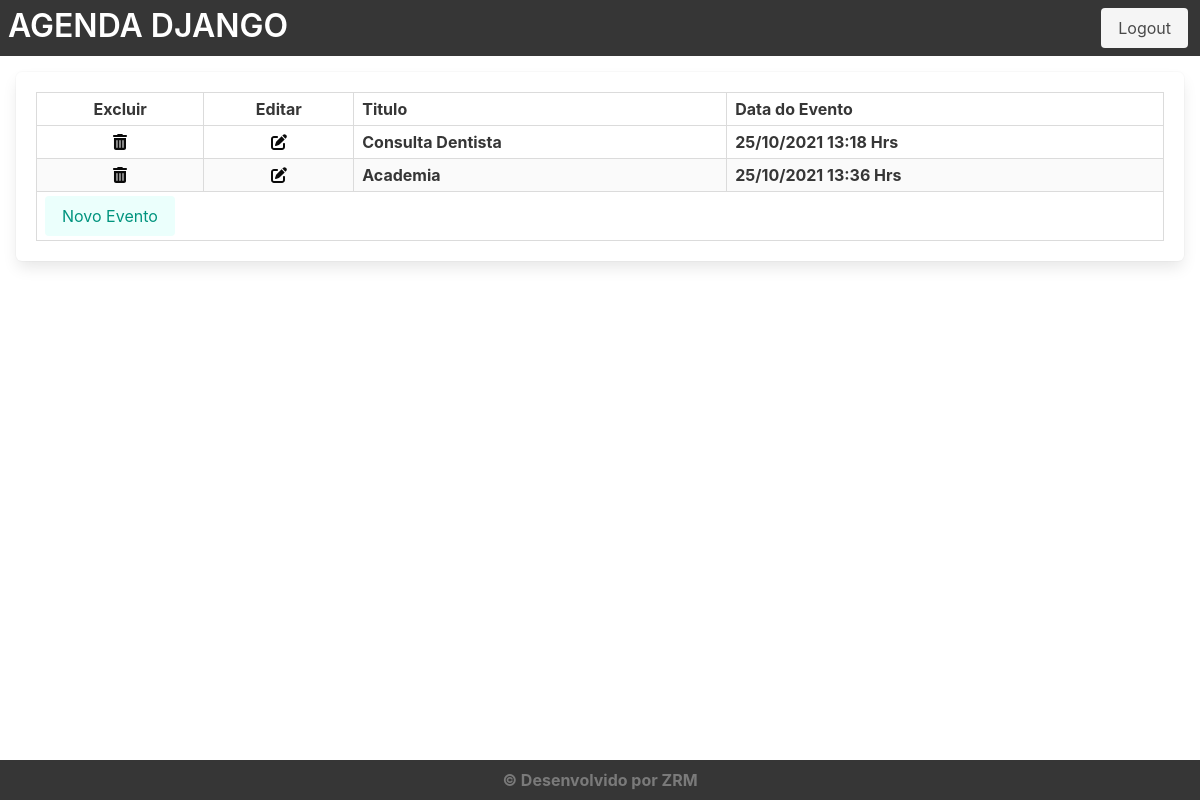
The page /agenda/ (signed in) on the database its author committed.
### core/models.py (models this page shows, shortened)
class Evento(models.Model):
    titulo = models.CharField(max_length=100)
    descricao = models.TextField(blank=True, null=True)
    data_evento = models.DateTimeField(verbose_name='Data do Evento')
    data_criacao = models.DateTimeField(auto_now=True)
    local= models.TextField(blank=True, null=True)
    usuario = models.ForeignKey(User, on_delete=models.CASCADE)
    class Meta:
        db_table = 'evento'
    def get_data_event(self):
        return self.data_evento.strftime('%d/%m/%Y %H:%M Hrs')

### core/views.py (the view)
# urls.py: path('agenda/', views.listaEvento),
@login_required(login_url="/login/")
def listaEvento(request):
    usuario = request.user
    data_atual = datetime.now() - timedelta(hours=1)
    evento = Evento.objects.filter(usuario=usuario, data_evento__lt= data_atual)
    data = {'eventos':evento}
    return render(request, 'agenda.html', data)

### templates/agenda.html
    {% extends "model-page.html" %}
    {% block content %}
    <div class="box m-4">
        <table class="table is-bordered is-striped is-narrow is-hoverable is-fullwidth">
              <thead>
                <tr>
                    <th class="center-text">Excluir</th>
                    <th class="center-text">Editar</th>
                    <th>Titulo</th>
                    <th>Data do Evento</th>
                </tr>
              </thead>
              <tbody>
              {% for evento in eventos %}
              <tr>
                  <th class="center-text"><a href="evento/delete/{{ evento.id }}/"><i class="fas fa-trash-alt has-text-black"></i></a></th>
                  <th class="center-text"><a href="evento/?id={{evento.id}}"><i class="fas fa-edit has-text-black"></i></a></th>
                    <th><span>{{evento.titulo}}</span></th>
                    <th><span>{{evento.get_data_event}}</span></th>
                </tr>
              {% endfor %}
              </tbody>
              <tfoot>
                <tr>
                  <th colspan="4">
                      <div class="buttons">
                        <a href="evento/">
                            <button class="button is-primary is-light" type="button">Novo Evento</button>
                        </a>
                      </div>
                  </th>
                </tr>
              </tfoot>
        </table>
    </div>
    {% endblock %}

### static/css/style.css (style rules this page uses)
html, body { background-image: url('/static/img/fundo.jpg'); background-size: cover; min-height: 100vh; display: flex; flex-direction: column; }
.center-text { text-align: center !important; }

### rows shown on the page
Evento: titulo "Consulta Dentista", get_data_event "25/10/2021 13:18 Hrs"
Evento: titulo "Academia", get_data_event "25/10/2021 13:36 Hrs"
